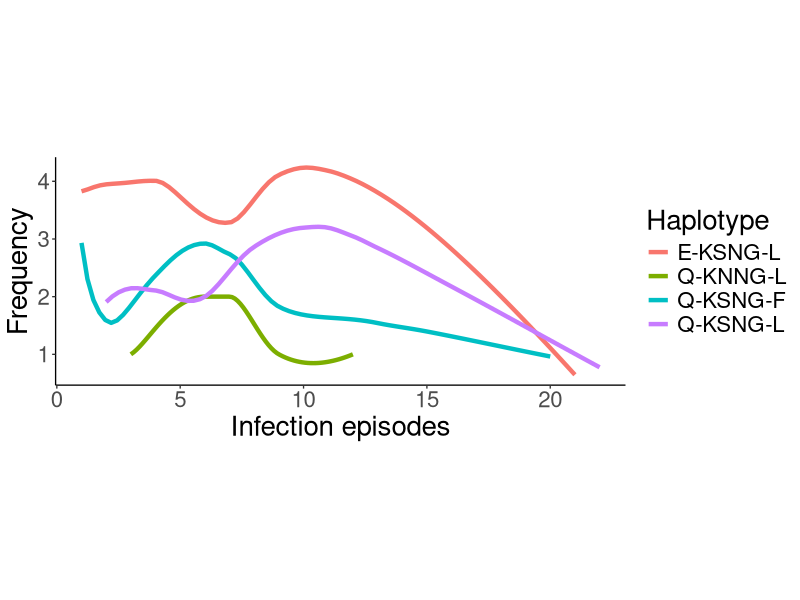
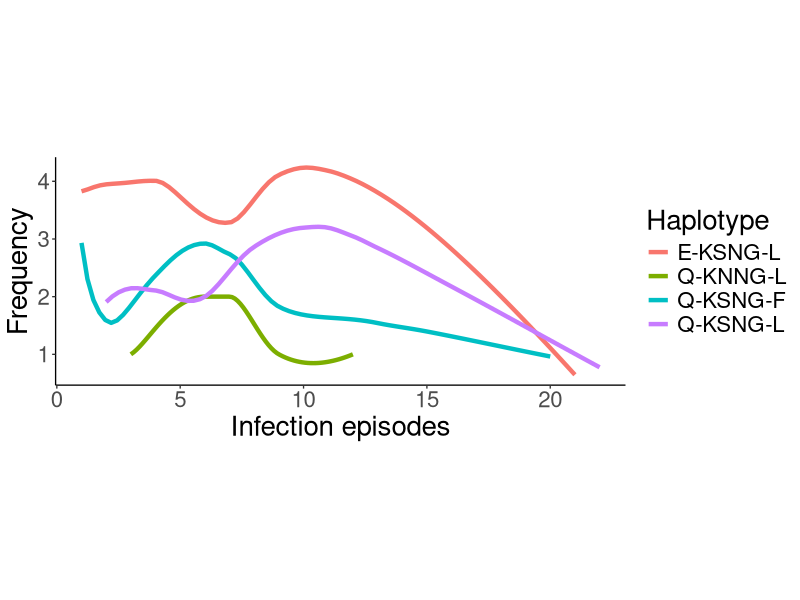

These charts were generated, in order, by the following R code:
## ---- chunk 1
root.dir <- here::here()
knitr::opts_chunk$set(echo = TRUE, root.dir=root.dir)
knitr::opts_knit$set(root.dir = root.dir)
knitr::opts_chunk$set(message = FALSE)
knitr::opts_chunk$set(warning = FALSE)
## ---- chunk 2
library("tidyverse")

hap_den<- readxl::read_xlsx("data/Haplotype Distribution.xlsx", col_names = TRUE)
hap_den<-rbind(hap_den)

den<-ggplot(hap_den, aes(y= Frequency, x=Episodes)) +
  stat_smooth(aes(group= Haplotype, color= Haplotype, fill=Haplotype), method="loess", size=1.5, formula="y ~ log(x)", se=FALSE) +
  labs(x="Infection episodes", y = "Frequency")+ #facet_grid(Haplotype ~ .)+
  theme_classic(base_size = 10) +
  theme(aspect.ratio=1/2.5)+theme(text = element_text(size = 20))
den
pdf("figures/haplotype_distribution.pdf", width = 11, height = 6, pointsize=30)#save as pdf file
den
dev.off()
